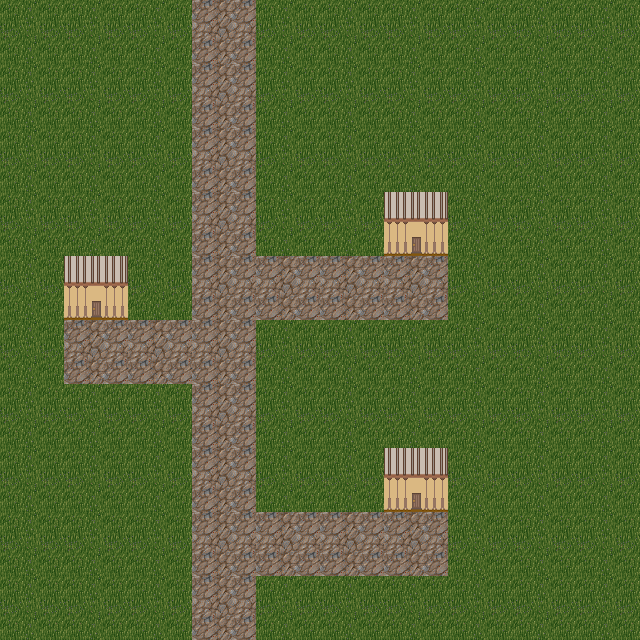

Rendered tile map (Tiled .tmx) drawn with the repository's tilesets; below, a short description and the map source with its tile grids summarised:
An orthogonal 10x10 tile map with 64x64 px tiles, 1 tile layer (Tile Layer 1), 3 tilesets.

<map version="1.0" orientation="orthogonal" renderorder="right-down" width="10" height="10" tilewidth="64" tileheight="64" nextobjectid="1">
 <tileset firstgid="1" name="grass" tilewidth="64" tileheight="64" tilecount="1">
  <image source="game img/grass.png" width="64" height="64" />
 </tileset>
 <tileset firstgid="2" name="house2" tilewidth="64" tileheight="64" tilecount="1">
  <image source="game img/house2.png" width="64" height="64" />
 </tileset>
 <tileset firstgid="3" name="road" tilewidth="64" tileheight="64" tilecount="1">
  <image source="game img/road.png" width="64" height="64" />
 </tileset>
 <layer name="Tile Layer 1" width="10" height="10">
  <data>[100 cells, 100 non-empty, 3 distinct tile ids]</data>
 </layer>
</map>